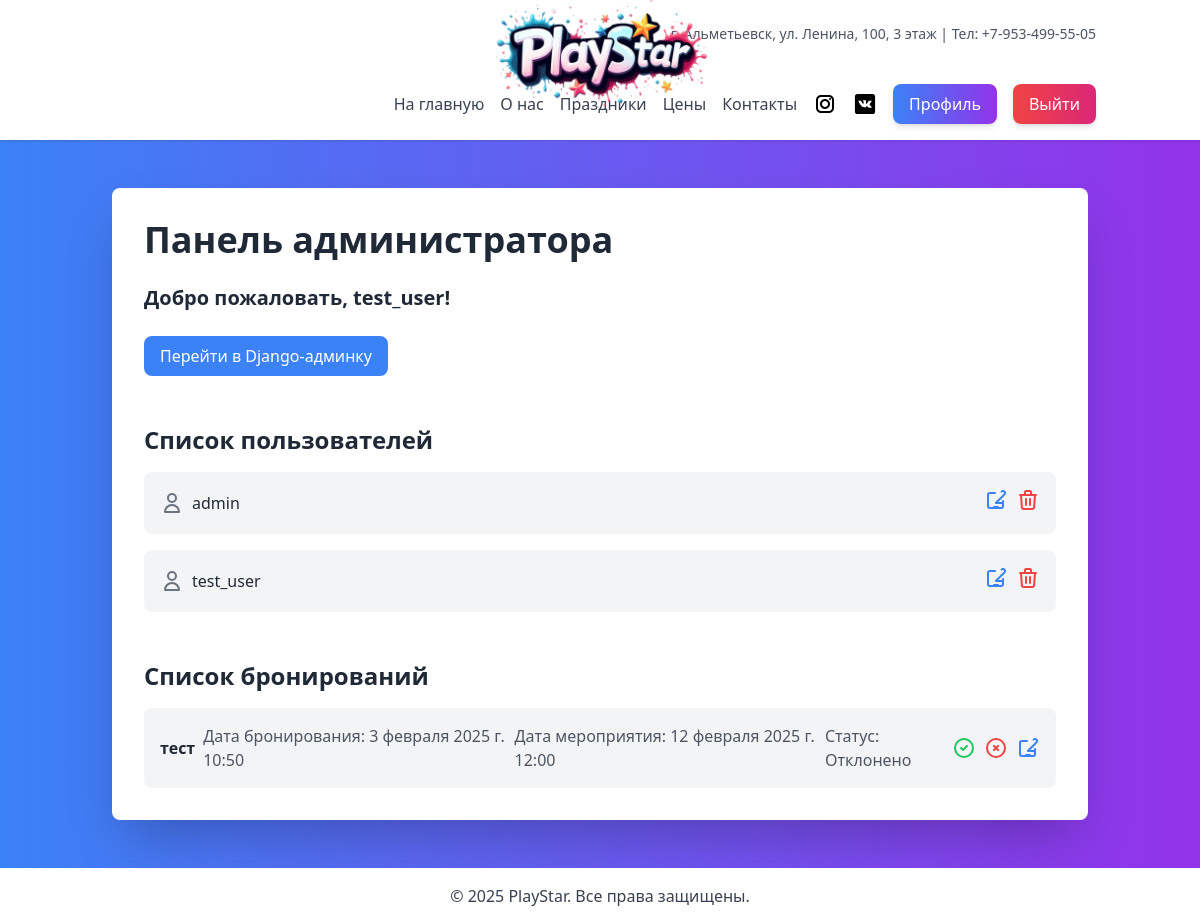
Page /staff/admin-dashboard/ (signed in) on the committed database.
### main/models.py (models this page shows, shortened)
class CustomUser(AbstractUser):
    ROLE_CHOICES = [
        ('CLIENT', 'Клиент'),
        ('STAFF', 'Сотрудник'),
        ('MANAGER', 'Менеджер'),
        ('ADMIN', 'Администратор'),
    ]
    phone_number = models.CharField(max_length=15, unique=True, verbose_name="Номер телефона")
    role = models.CharField(
        max_length=10,
        choices=ROLE_CHOICES,
        default='CLIENT',  # По умолчанию роль "Клиент"
        verbose_name='Роль'
    )

### bookings/models.py (models this page shows, shortened)
class Booking(models.Model):
    user = models.ForeignKey(settings.AUTH_USER_MODEL, on_delete=models.CASCADE, related_name='bookings')
    event_name = models.CharField(max_length=255, verbose_name='Название мероприятия')
    booking_date = models.DateTimeField(auto_now_add=True, verbose_name='Дата бронирования')
    event_date = models.DateTimeField(verbose_name='Дата мероприятия')
    status = models.CharField(max_length=50, blank=True, null=True, default='Активно', verbose_name='Статус')
    children_count = models.PositiveIntegerField(default=1, blank=True, null=True, verbose_name='Количество детей')  # Новое поле
    comment = models.TextField(max_length=255, blank=True, null=True, verbose_name='Комментарий')  # Новое поле
    class Meta:
        verbose_name = 'Бронирование'
        verbose_name_plural = 'Бронирования'

### staff/views.py (the view)
# urls.py: path('admin-dashboard/', views.admin_dashboard, name='admin_dashboard'),
@login_required
@user_passes_test(role_required('Admin'))
def admin_dashboard(request):
    users = CustomUser.objects.all()  # Используем кастомную модель пользователя
    paginator = Paginator(users, 5)  # Показывать по 5 пользователей на странице
    page_number = request.GET.get('page', 1)
    page_obj = paginator.get_page(page_number)
    bookings = Booking.objects.all()
    return render(request, 'staff/admin_dashboard.html', {'users': page_obj, 'bookings': bookings})

### staff/templates/staff/admin_dashboard.html (shortened to what this page needs)
{% extends 'base.html' %}
{% block content %}
<div class="flex space-x-8 max-w-6xl mx-auto">
    <div class="w-full bg-white p-8 rounded-lg shadow-2xl">
        <h2 class="text-4xl font-bold text-gray-800 mb-6">Панель администратора</h2>
        <p class="text-xl font-semibold text-gray-800 mb-6">Добро пожаловать, {{ user.username }}!</p>
        <a href="{% url 'admin:index' %}" class="inline-block bg-blue-500 text-white py-2 px-4 rounded-lg hover:bg-blue-600 transition duration-300 mb-6">
            Перейти в Django-админку
        </a>
        <div class="mt-6">
            <h3 class="text-2xl font-bold text-gray-800 mb-4">Список пользователей</h3>
            {% if users.object_list %}
                <ul class="space-y-4">
                    {% for user in users %}
                        <li class="bg-gray-100 p-4 rounded-lg flex items-center justify-between">
                            <div class="flex items-center space-x-2">
                                <svg class="w-6 h-6 text-gray-500" fill="none" stroke="currentColor" viewBox="0 0 24 24">
                                    <path stroke-linecap="round" stroke-linejoin="round" stroke-width="2" d="M16 7a4 4 0 11-8 0 4 4 0 018 0zM12 14a7 7 0 00-7 7h14a7 7 0 00-7-7z"></path>
                                </svg>
                                <p class="text-gray-800">{{ user.username }}</p>
                            </div>
                            <div class="flex space-x-2">
                                <a href="{% url 'edit_user' user.id %}" class="text-blue-500 hover:text-blue-700">
                                    <svg xmlns="http://www.w3.org/2000/svg" class="h-6 w-6" fill="none" viewBox="0 0 24 24" stroke="currentColor">
                                        <path stroke-linecap="round" stroke-linejoin="round" stroke-width="2" d="M11 5H6a2 2 0 00-2 2v11a2 2 0 002 2h11a2 2 0 002-2v-5m-1.414-9.414a2 2 0 112.828 2.828L11.828 15H19m-9 4h4" />
                                    </svg>
                                </a>
                                <form action="{% url 'delete_user' user.id %}" method="post" class="inline">
                                    <button type="submit" class="text-red-500 hover:text-red-700">
                                        <svg xmlns="http://www.w3.org/2000/svg" class="h-6 w-6" fill="none" viewBox="0 0 24 24" stroke="currentColor">
                                            <path stroke-linecap="round" stroke-linejoin="round" stroke-width="2" d="M19 7l-.867 12.142A2 2 0 0116.138 21H7.862a2 2 0 01-1.995-1.858L5 7m5 4v6m4-6v6m1-10V4a1 1 0 00-1-1h-4a1 1 0 00-1 1v3M4 7h16" />
                                        </svg>
                                    </button>
                                </form>
                            </div>
                        </li>
                    {% endfor %}
                </ul>
            {% else %}
                <p class="text-gray-600">Пользователи не найдены.</p>
            {% endif %}
        </div>
        <div class="mt-6">
            <h3 class="text-2xl font-bold text-gray-800 mb-4">Список бронирований</h3>
            {% if bookings %}
                <ul class="space-y-4">
                    {% for booking in bookings %}
                        <li class="bg-gray-100 p-4 rounded-lg flex items-center justify-between">
                            <div class="flex items-center space-x-2">
                                <p class="text-gray-800"><strong>{{ booking.event_name }}</strong></p>
                                <p class="text-gray-600">Дата бронирования: {{ booking.booking_date }}</p>
                                <p class="text-gray-600">Дата мероприятия: {{ booking.event_date }}</p>
                                <p class="text-gray-600">Статус: {{ booking.status }}</p>
                            </div>
                            <div class="flex space-x-2">
                                <a href="{% url 'manage_booking' booking.id 'approve' %}" class="text-green-500 hover:text-green-700">
                                    <svg xmlns="http://www.w3.org/2000/svg" class="h-6 w-6" fill="none" viewBox="0 0 24 24" stroke="currentColor">
                                        <path stroke-linecap="round" stroke-linejoin="round" stroke-width="2" d="M9 12l2 2 4-4m6 2a9 9 0 11-18 0 9 9 0 0118 0z" />
                                    </svg>
                                </a>
                                <a href="{% url 'manage_booking' booking.id 'reject' %}" class="text-red-500 hover:text-red-700">
                                    <svg xmlns="http://www.w3.org/2000/svg" class="h-6 w-6" fill="none" viewBox="0 0 24 24" stroke="currentColor">
                                        <path stroke-linecap="round" stroke-linejoin="round" stroke-width="2" d="M10 14l2-2m0 0l2-2m-2 2l-2-2m2 2l2 2m7-2a9 9 0 11-18 0 9 9 0 0118 0z" />
                                    </svg>
                                </a>
                                <a href="{% url 'edit_booking' booking.id %}" class="text-blue-500 hover:text-blue-700">
                                    <svg xmlns="http://www.w3.org/2000/svg" class="h-6 w-6" fill="none" viewBox="0 0 24 24" stroke="currentColor">
                                        <path stroke-linecap="round" stroke-linejoin="round" stroke-width="2" d="M11 5H6a2 2 0 00-2 2v11a2 2 0 002 2h11a2 2 0 002-2v-5m-1.414-9.414a2 2 0 112.828 2.828L11.828 15H19m-9 4h4" />
                                    </svg>
                                </a>
                            </div>
                        </li>
                    {% endfor %}
                </ul>
            {% else %}
                <p class="text-gray-600">Бронирования не найдены.</p>
            {% endif %}
        </div>
    </div>
</div>
{% endblock %}

### rows in the picture
CustomUser: username "test_user"
CustomUser: username "admin"
Booking: event_name "тест", booking_date "3 февраля 2025 г. 10:50", event_date "12 февраля 2025 г. 12:00", status "Отклонено"
